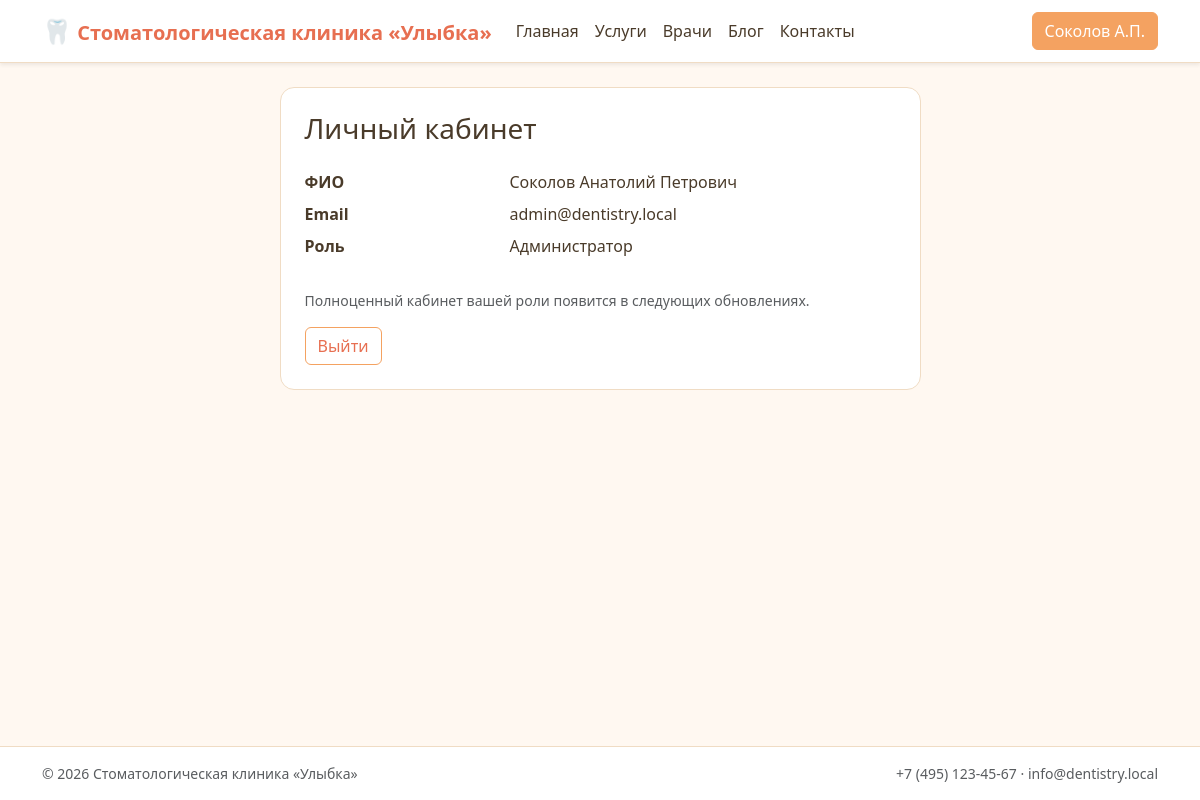
The app's page /profile.php (signed in) with its own data.
### tables this page shows
CREATE TABLE user (
    id                INT UNSIGNED AUTO_INCREMENT PRIMARY KEY,
    last_name         VARCHAR(60)  NOT NULL,
    first_name        VARCHAR(60)  NOT NULL,
    middle_name       VARCHAR(60)  NOT NULL DEFAULT '',
    email             VARCHAR(190) NOT NULL UNIQUE,
    password_hash     VARCHAR(255) NOT NULL,
    role_id           TINYINT UNSIGNED NOT NULL,
    booking_ban_until DATE NULL COMMENT 'Запрет онлайн-записи до даты (после неявки)',
    created_at        DATETIME NOT NULL DEFAULT CURRENT_TIMESTAMP,
    CONSTRAINT fk_user_role FOREIGN KEY (role_id) REFERENCES role(id)
);

CREATE TABLE role (
    id   TINYINT UNSIGNED PRIMARY KEY,
    code VARCHAR(20)  NOT NULL UNIQUE,
    name VARCHAR(40)  NOT NULL
);

### lib/sanitize.php (called while the page is built, shortened)
<?php
function h(mixed $value): string
{
    return htmlspecialchars((string) $value, ENT_QUOTES | ENT_SUBSTITUTE, 'UTF-8');
}
function fio_short(string $last, string $first, string $middle = ''): string
{
    $fi = mb_substr($first, 0, 1);
    $mi = $middle !== '' ? mb_substr($middle, 0, 1) . '.' : '';
    return $last . ' ' . $fi . '.' . $mi;
}

### lib/session.php (called while the page is built, shortened)
<?php
require_once __DIR__ . '/db.php';
final class Session
{
    public static function userId(): ?int
    {
        return isset($_SESSION['user_id']) ? (int) $_SESSION['user_id'] : null;
    }
    public static function user(): ?array
    {
        $id = self::userId();
        $user = DB::one(
            'SELECT u.*, r.code AS role_code, r.name AS role_name
               FROM user u JOIN role r ON r.id = u.role_id
              WHERE u.id = :id',
            ['id' => $id]
        );
        return $user;
    }
}

### lib/db.php (called while the page is built, shortened)
<?php
final class DB
{
    private static ?PDO $pdo = null;
    public static function pdo(): PDO
    {
        if (self::$pdo === null) {
            $dsn = sprintf(
                'mysql:host=%s;port=%d;dbname=%s;charset=%s',
                DB_HOST, DB_PORT, DB_NAME, DB_CHARSET
            );
            self::$pdo = new PDO($dsn, DB_USER, DB_PASS, [
                PDO::ATTR_ERRMODE            => PDO::ERRMODE_EXCEPTION,
                PDO::ATTR_DEFAULT_FETCH_MODE => PDO::FETCH_ASSOC,
                PDO::ATTR_EMULATE_PREPARES   => false,
            ]);
        }
        return self::$pdo;
    }
    public static function one(string $sql, array $params = []): ?array
    {
        $stmt = self::pdo()->prepare($sql);
        $stmt->execute($params);
        $row = $stmt->fetch();
        return $row === false ? null : $row;
    }
}

### lib/auth.php (called while the page is built, shortened)
<?php
require_once __DIR__ . '/session.php';
final class Auth
{
    public static function user(): ?array
    {
        return Session::user();
    }
}

### public/profile.php (the view, shortened to what this page needs)
<?php
require_once __DIR__ . '/../lib/auth.php';
require_once __DIR__ . '/../lib/sanitize.php';
require __DIR__ . '/../templates/header.php';
?>
<div class="row justify-content-center">
    <div class="col-md-7">
        <div class="clinic-card p-4">
            <h1 class="h3 mb-4">Личный кабинет</h1>
            <dl class="row mb-4">
                <dt class="col-sm-4">ФИО</dt>
                <dd class="col-sm-8"><?= h($user['last_name'] . ' ' . $user['first_name'] . ' ' . $user['middle_name']) ?></dd>
                <dt class="col-sm-4">Email</dt>
                <dd class="col-sm-8"><?= h($user['email']) ?></dd>
                <dt class="col-sm-4">Роль</dt>
                <dd class="col-sm-8"><?= h($user['role_name']) ?></dd>
            </dl>
            <p class="text-muted small">
                Полноценный кабинет вашей роли появится в следующих обновлениях.
            </p>
            <form method="post" action="/logout.php" class="mt-3">
                <button type="submit" class="btn btn-outline-orange">Выйти</button>
            </form>
        </div>
    </div>
</div>
<?php require __DIR__ . '/../templates/footer.php'; ?>

### templates/header.php (shortened to what this page needs)
<?php
require_once __DIR__ . '/../lib/auth.php';
require_once __DIR__ . '/../lib/sanitize.php';
$_user = Auth::user();
$_currentPath = strtok($_SERVER['REQUEST_URI'] ?? '/', '?');
function _nav_active(string $href, string $current): string {
    return ($href === $current || ($href !== '/' && str_starts_with($current, $href)))
        ? ' active' : '';
}
?><!DOCTYPE html>
<html lang="ru">
<head>
    <link href="https://cdn.jsdelivr.net/npm/bootstrap@5.3.3/dist/css/bootstrap.min.css" rel="stylesheet">
    <link href="/assets/css/theme.css" rel="stylesheet">
</head>
<body class="d-flex flex-column min-vh-100">
<nav class="navbar navbar-expand-lg sticky-top shadow-sm clinic-navbar">
    <div class="container">
        <a class="navbar-brand fw-bold" href="/">
            <span class="brand-mark">🦷</span> <?= h(SITE_NAME) ?>
        </a>
        <div class="collapse navbar-collapse" id="mainNav">
            <ul class="navbar-nav me-auto">
                <li class="nav-item"><a class="nav-link<?= _nav_active('/', $_currentPath) ?>" href="/">Главная</a></li>
                <li class="nav-item"><a class="nav-link<?= _nav_active('/services.php', $_currentPath) ?>" href="/services.php">Услуги</a></li>
                <li class="nav-item"><a class="nav-link<?= _nav_active('/doctors.php', $_currentPath) ?>" href="/doctors.php">Врачи</a></li>
                <li class="nav-item"><a class="nav-link<?= _nav_active('/blog.php', $_currentPath) ?>" href="/blog.php">Блог</a></li>
                <li class="nav-item"><a class="nav-link<?= _nav_active('/contacts.php', $_currentPath) ?>" href="/contacts.php">Контакты</a></li>
            </ul>
            <div class="d-flex gap-2">
                <?php if ($_user === null): ?>
                    <a href="/login.php" class="btn btn-outline-orange">Вход</a>
                    <a href="/register.php" class="btn btn-orange">Регистрация</a>
                <?php else: ?>
                    <a href="/profile.php" class="btn btn-orange">
                        <?= h(fio_short($_user['last_name'], $_user['first_name'], $_user['middle_name'])) ?>
                    </a>
                <?php endif; ?>
            </div>
        </div>
    </div>
</nav>
<main class="flex-grow-1 py-4">
<div class="container">

### public/assets/css/theme.css (style rules this page uses)
:root { --clinic-bg: #FFF8F1; --clinic-surface: #FFFFFF; --clinic-primary: #F4A261; --clinic-primary-2: #E76F51; --clinic-accent: #FFE0C2; --clinic-soft: #FFF1E0; --clinic-ink: #4A3B2A; --clinic-muted: #8A7964; --clinic-border: #F0DCC4; --clinic-success: #6FB098; --clinic-danger: #D88080; }
html, body { background: var(--clinic-bg); color: var(--clinic-ink); }
body { font-family: system-ui, "Segoe UI", Tahoma, Arial, sans-serif; }
a { color: var(--clinic-primary-2); }
.clinic-navbar { background: var(--clinic-surface); border-bottom: 1px solid var(--clinic-border); }
.clinic-navbar .navbar-brand { color: var(--clinic-primary-2); }
.clinic-navbar .nav-link { color: var(--clinic-ink); }
.brand-mark { font-size: 1.2em; }
.btn-orange { background: var(--clinic-primary); border-color: var(--clinic-primary); color: #fff; }
.btn-outline-orange { background: transparent; border: 1px solid var(--clinic-primary); color: var(--clinic-primary-2); }
.clinic-card { background: var(--clinic-surface); border: 1px solid var(--clinic-border); border-radius: 14px; overflow: hidden; transition: transform .15s ease, box-shadow .15s ease; height: 100%; }

### records on screen
user: last_name+first_name+middle_name "Соколов А.П.", last_name+first_name+middle_name "Соколов Анатолий Петрович", email "admin@dentistry.local", role.name "Администратор"

### other values on screen
SITE_NAME "Стоматологическая клиника «Улыбка»"
CLINIC_PHONE "+7 (495) 123-45-67"
CLINIC_EMAIL "info@dentistry.local"
